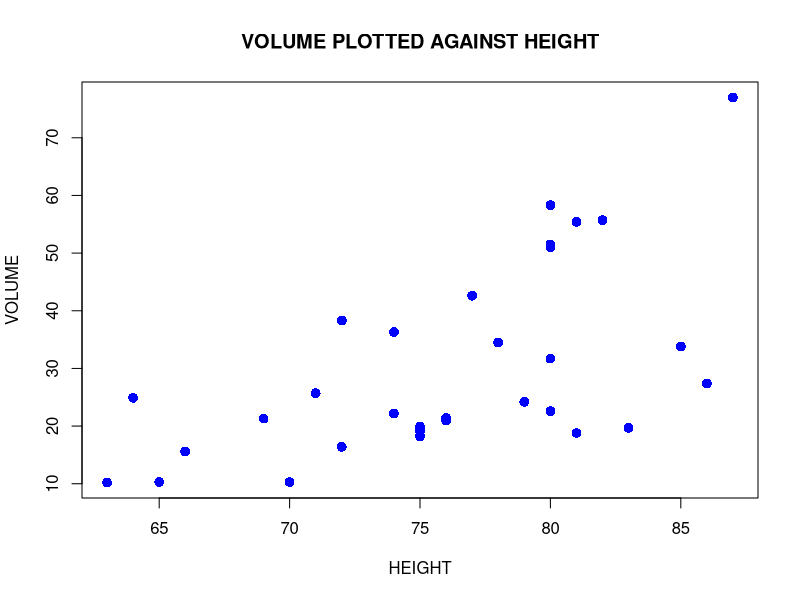
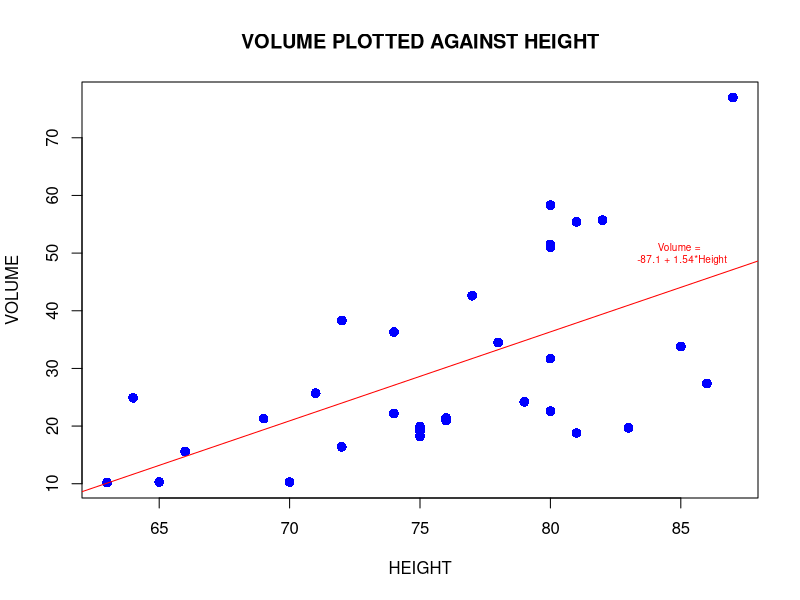
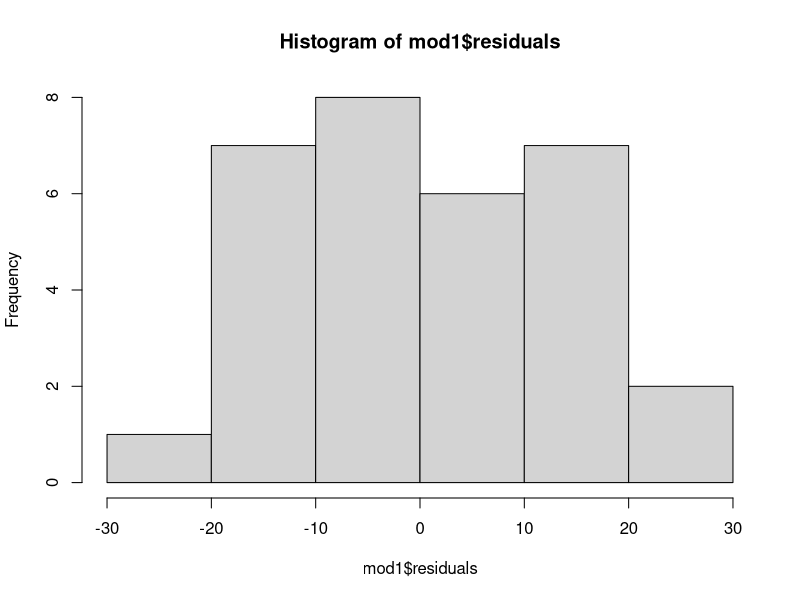
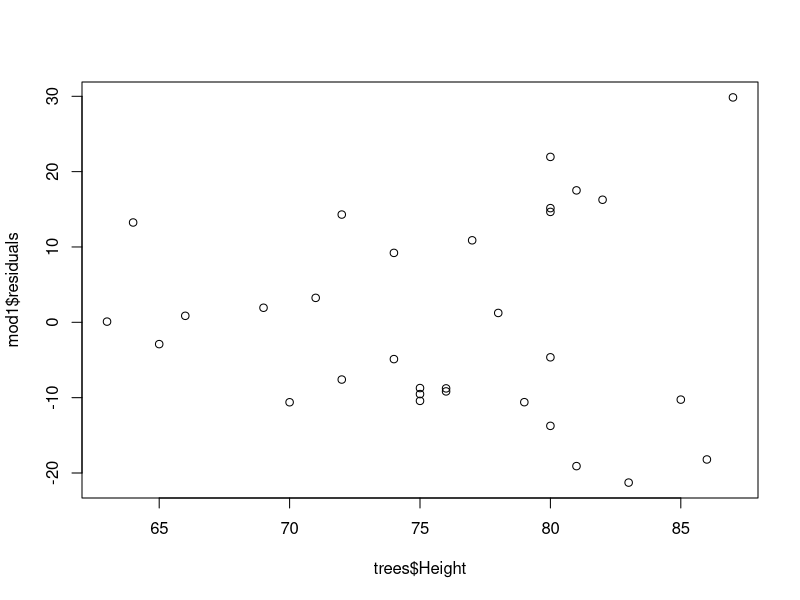

These charts were generated, in order, by the following R code:
## ---- chunk 1
knitr::opts_chunk$set(echo = TRUE)
## ---- chunk 2

add_five = function(x = 0){ 
  temp_res <- x + 5
  return(temp_res)        
}

# when no argument is provided, the function uses the default
add_five()    

# when an argument is provided, it overwrites the default
add_five(x=50)  
## ---- chunk 3

#two inputs one output.
add_numbers <- function(x,y){
  total <- x+y
  return(total)
}

add_numbers(3.2,5.1)

# two inputs three outputs.
three_out <- function(x,y){
  total <- x + y
  dif <- y - x
  return(list(x,y,dif,total))
}

three_out(1,5)



## ---- chunk 4

add_five_squared <- function(y){
  temp_1 <- add_five(x=y)
  temp_2 <- temp_1^2
  return(temp_2)
}

add_five_squared(5)

## ---- chunk 5

miles_to_km <- function(km){
  miles <- km * 0.621
  return(miles)
}

miles_to_km(5)
miles_to_km(13)
miles_to_km(60)

## ---- chunk 6

if(1+1 == 2){
  print("This statement is TRUE")
}

if(100 < 3){
  print("This statement is TRUE")
}
## ---- chunk 7

if("foo" == "foo"){ 
  print("line 1")
  print("line 2")
}

# here, the opposite case
if("foo" == "bar"){ 
  print("line 1")
  print("line 2")
}
## ---- chunk 8

if("foo" == "bar"){                
  print("This statement is TRUE!")
} else {      # NOTE: else command must be in the same line as the } !!!
  print("This statement is FALSE!")          
}
## ---- chunk 9

abs_value = function(num){
  if(num<0){
    res = -1 * num
  } else {
    res = num
  }
  return(res)
}

abs_value(-2)
abs_value(5)
## ---- chunk 10

careful_division = function(nom,den){
  if(den != 0){
    res = nom/den
    return(res)
  } else {
    print("error")
  }
}

careful_division(1,2)
careful_division(1,0)
## ---- chunk 11

for(i in 1:3){ # 1:3 is short for c(1,2,3)
  print(i)
}
## ---- chunk 12

for(j in 5:10){  # 5:10 is short for c(5,6,7,8,9,10)
  print(j)
}

for(name in c("yoda","rey","luke")){  
  print(name)
}
## ---- chunk 13

sum_1_100 = 0 # initialise object

for(i in 1:100){  
  sum_1_100 = sum_1_100 + i
}
sum_1_100



sum_1_100 <- 0 # initialise object
for(i in 1:100){  
  # use print() to see what is going on within the loop
  print(paste(sum_1_100,"+",i))     # note: paste() is a function to combine strings 
  sum_1_100 = sum_1_100 + i         # add whatever i is to sum_1_100
}

sum_1_100
## ---- chunk 14

    sum(1:100)
## ---- chunk 15
    
jedis <- c("Luke","Rey","Yoda")

for(name in jedis){  
  print(  paste("Hi",name)  )
}

## ---- chunk 16

count_numbers <- c() # We create an empty object
count_numbers       # it exists, but has no content

for(i in 1:10){
  temp <- 6 * i
  count_numbers = c(count_numbers, temp)  
}

count_numbers
## ---- chunk 17

start_value <- 1

while(start_value < 8){
  print(start_value) # using print within loops is useful to see what is going on inside
  start_value = start_value + 1
}
start_value # when start_value became 8, the while loop was terminated
## ---- chunk 18

head(mtcars)

dim(mtcars) # dim useful command when looping over a dataframe
dim(mtcars)[1]   # gives us the number of rows
dim(mtcars)[2]   # gives us the number of columns
1:dim(mtcars)[2] # i.e. gives us an index for each column in the dataframe

# To loop over the columns and compute the mean for each we can use:
col_means = c()
for(col in 1:dim(mtcars)[2]){
  temp = mean(mtcars[,col])
  col_means = c(col_means,temp)
}

col_means
## ---- chunk 19

for(i in 1:3){
  for(j in 1:3){
    cat("\n",i,"*",j,"=",i*j)
  }
}
## ---- chunk 20

hats = c("green hat","red cap","white hat","blue hat")
shoes = c("red shoes","blue shoes","pink shoes","no shoes")
possible_combinations = c()

for(hat in hats){
  for(shoe in shoes){
    possible_combinations = c(possible_combinations,paste(hat,"+",shoe))
  }
}
possible_combinations
## ---- chunk 21

roll_dice = function(){
  spots = c(1,2,3,4,5,6)
  outcome = sample(x = spots,size = 1)
  return(outcome)
}

roll_dice()
## ---- chunk 22

eyes = c()
for(i in 1:100){
  eyes = c(eyes,roll_dice())
}

eyes
sum(eyes==6)
## ---- chunk 23

isSix = F
rollCounter = 0
while(!isSix){
  isSix = roll_dice() == 6
  rollCounter = rollCounter +1
}
rollCounter
## ---- chunk 24

isSix = F
rollCounter = 0
while(!isSix){
  res = roll_dice()
  if(res == 1){
    rollCounter = rollCounter+1  
  }
  isSix = roll_dice() == 6
}
  rollCounter
## ---- chunk 25
head(airquality)

## ---- chunk 26
class(airquality) # the class is data-frame, not really what we want.

as.list(airquality) # the air quality dataset is a list of vectors.

lapply(airquality, class) # lapply returns a list of classes (one for each vector).
## ---- chunk 27

sapply(airquality,class)   # in this case the output is a vector.

## ---- chunk 28

sapply(airquality[,c("Wind","Temp")],mean)   # in this case the output is a vector.

sapply(airquality,range)   # Here we have a matrix (2 observations for each variable, min and max)

temp <- sapply(airquality,range)
class(temp)
## ---- chunk 29

unique_vals_s  <- sapply(airquality, unique)
unique_vals_l  <- lapply(airquality, unique)

# this line asks whether, for each variable, the number of unique in both methods is the same.
sapply(unique_vals_s,length) == sapply(unique_vals_l,length)

## ---- chunk 30
library(dplyr)
# head air quality
head(airquality)
# use a function within sapply and lapply. This function finds the mean of the range values (the mid-point)
sapply(airquality,
       function(data) mean(range(data,na.rm = T)))

# this may look simpler (depending on your opinion) using pipes:
sapply(airquality,
       function(data) data %>% range(na.rm = T) %>% mean()
      )
## ---- chunk 31
# as above
sapply(airquality,
       function(data) mean(range(data,na.rm = T)))

# This is a vector of legnth 1 for each.

vapply(X = airquality,    # object used
       FUN = function(data) mean(range(data,na.rm = T)), # function to apply to each list
       FUN.VALUE = numeric(1)) # output format- in this case numeric with 1 value for each.

## ---- chunk 32
head(airquality)

tapply(airquality$Temp,  # Temperature variable
       airquality$Month, # Month (using to group by)
       mean              # Function using, could easily use min/max instead. 
       )

## ---- chunk 33
head(trees)
## ---- chunk 34
plot(x = trees$Height, 
     y = trees$Volume,
     pch = 16, 
     cex = 1.3, 
     col = "blue", 
     main = "VOLUME PLOTTED AGAINST HEIGHT", 
     xlab = "HEIGHT", 
     ylab = "VOLUME")
## ---- chunk 35

mod1 <- lm(formula =Volume ~ Height,
           data =  trees) 
summary(mod1)

## ---- chunk 36
plot(x = trees$Height, 
     y = trees$Volume,
     pch = 16, 
     cex = 1.3, 
     col = "blue", 
     main = "VOLUME PLOTTED AGAINST HEIGHT", 
     xlab = "HEIGHT", 
     ylab = "VOLUME")

abline(lm(Volume ~ Height,
          data = trees),
       col = "red")
text(x = 85,y = 50,
     labels = "Volume = \n -87.1 + 1.54*Height",
     col = "red",
     cex = 0.6)
## ---- chunk 37

mod1$coefficients   # to get the coefficients

mod1$coefficients["(Intercept)"]  # Intercept alone

mod1$coefficients["Height"]  # Height alone

## ---- chunk 38

mod1$residuals   # model 1 residuals.

mean(mod1$residuals)

hist(mod1$residuals)
## ---- chunk 39

plot(y=mod1$residuals,x=trees$Height)

cov(mod1$residuals,trees$Height)
## ---- chunk 40

predict(object = mod1,
        newdata = data.frame(Height = 80))
